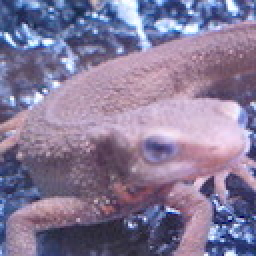
//> input picture imori.jpg, 128 x 128 px (shown 2 times larger)
$ ./answer_5   (built with g++ and OpenCV 4)
//> lines starting //> are read from the running program, lines starting //| are printed output that depends on the picture
//> further down, img is the input picture: 128 rows x 128 cols, CV_8UC3; mean B, G, R 152.8, 121.8, 134.1
#include <opencv2/core.hpp>
#include <opencv2/highgui.hpp>
#include <iostream>
#include <math.h>

using namespace cv;

Mat BGR2HSV(Mat img) {
    int width = img.cols, height = img.rows;
//> width = 128; height = 128
    float r, g, b;
    float h, s, v;
    float _max, _min;

    Mat hsv = Mat::zeros(height, width, CV_32FC3);

    for (int y = 0; y < height; y++) {
        for (int x = 0; x < width; x++) {
            r = (float) img.at<Vec3b>(y, x)[2] / 255;
            g = (float) img.at<Vec3b>(y, x)[1] / 255;
            b = (float) img.at<Vec3b>(y, x)[0] / 255;

            _max = fmax(r, fmax(g, b));
            _min = fmin(r, fmin(g, b));

            if (_max == _min) {
                h = 0;
            } else if (_min == b) {
                h = 60 * (g - r) / (_max - _min) + 60;
            } else if (_min == r) {
                h = 60 * (b - g) / (_max - _min) + 180;
            } else {
                h = 60 * (r - b) / (_max - _min) + 300;
            }

            s = _max - _min;
            v = _max;

            hsv.at<Vec3f>(y, x)[0] = h;
            hsv.at<Vec3f>(y, x)[1] = s;
            hsv.at<Vec3f>(y, x)[2] = v;
        }
    }
//> this loop made 128 passes
//> (r, g, b, h) on passes 1 to 12: (0.392, 0.494, 0.639, 215.2), (0.357, 0.431, 0.596, 221.3), (0.322, 0.408, 0.631, 223.3), (0.251, 0.365, 0.639, 222.4), (0.212, 0.29, 0.537, 225.5), (0.329, 0.357, 0.537, 232.1), (0.278, 0.349, 0.506, 221.4), (0.278, 0.435, 0.635, 213.6), (0.498, 0.545, 0.749, 228.8), (0.49, 0.604, 0.769, 215.5), (0.663, 0.643, 0.761, 250), (0.733, 0.635, 0.761, 286.9)
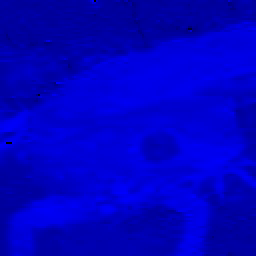
//> hsv: 128 rows x 128 cols, CV_32FC3 (shown 2 times larger); mean B, G, R 275.2, 0.2, 0.6; drawn with min black and max white
//> after the loop, r = 0.153; g = 0.275; b = 0.455; h = 215.8
    return hsv;
}

// [46 lines left out: function HSV2BGR, not called in this run]

Mat inverse_hue(Mat hsv) {
    int height = hsv.rows, width = hsv.cols;
//> height = 128; width = 128
    for (int y = 0; y < height; y++) {
        for (int x = 0; x < width; x++) {
            hsv.at<Vec3f>(y, x)[0] = fmod(hsv.at<Vec3f>(y, x)[0] + 180, 360);
        }
    }
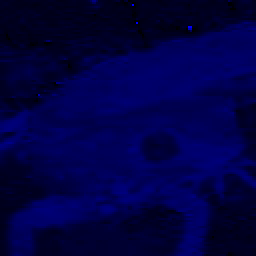
//> hsv: 128 rows x 128 cols, CV_32FC3 (shown 2 times larger); mean B, G, R 95.5, 0.2, 0.6; drawn with min black and max white
    return hsv;
}

int main(int argc, const char* argv[]){
    // read image
    cv::Mat img = cv::imread("../imori.jpg", cv::IMREAD_COLOR);

    // BGR -> HSV
    cv::Mat hsv = BGR2HSV(img);

    // Inverse Hue
    hsv = inverse_hue(hsv);

    //cv::imwrite("out.jpg", out);
    cv::imwrite("answer5.jpg", hsv);
    return 0;
}

$ run again, with thorino.jpg copied over imori.jpg
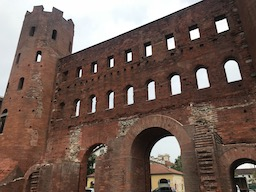
//> input picture thorino.jpg, 256 x 192 px
//> img is the input picture: 192 rows x 256 cols, CV_8UC3; mean B, G, R 85.6, 94.3, 114.5
//> the loop in BGR2HSV, `for (int y = 0; y < height; y++)` made 192 passes
//> (r, g, b, h) on passes 1 to 3: (0.275, 0.216, 0.188, 19.09), (0.247, 0.188, 0.161, 19.09), (0.247, 0.188, 0.161, 19.09)
//> after the loop in BGR2HSV, `for (int y = 0; y < height; y++)`:
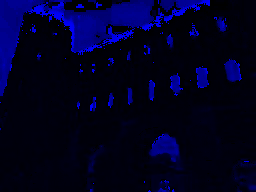
//> hsv: 192 rows x 256 cols, CV_32FC3; mean B, G, R 48.4, 0.1, 0.5; drawn with min black and max white
//> after the loop in BGR2HSV, `for (int y = 0; y < height; y++)`: r = 0.361; g = 0.349; b = 0.314; h = 45
//> after the loop in inverse_hue, `for (int y = 0; y < height; y++)`:
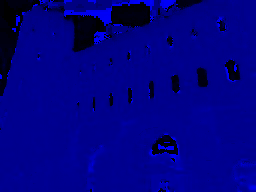
//> hsv: 192 rows x 256 cols, CV_32FC3; mean B, G, R 183.5, 0.1, 0.5; drawn with min black and max white
